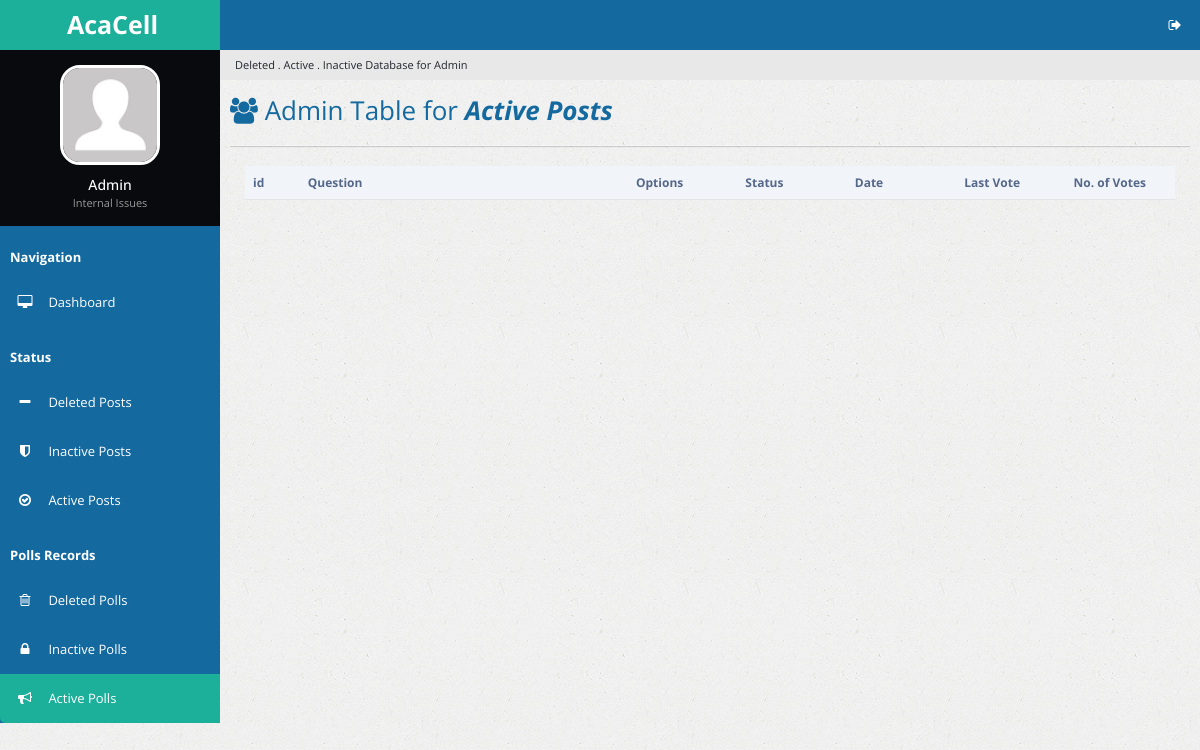
Page /actpolls.php (signed in) on the earlier database version.
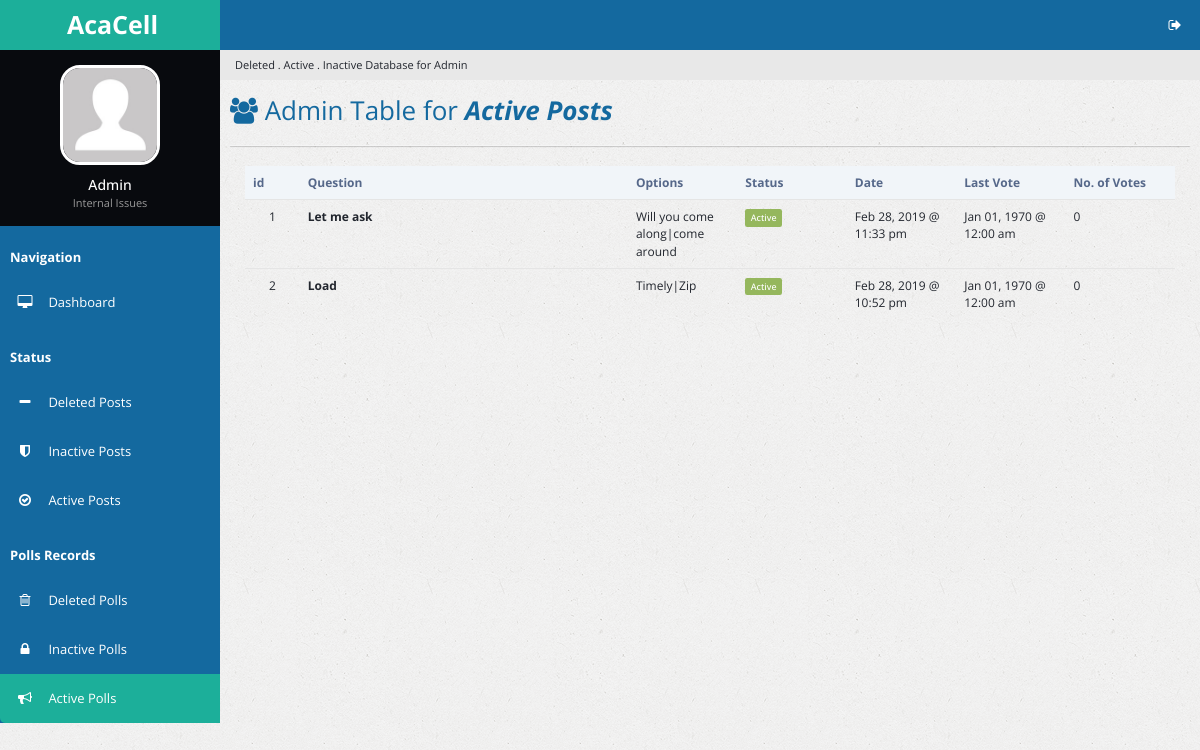
Same page on the later database version.
### tables this page shows
CREATE TABLE `poll` (
  `p_id` int(11) NOT NULL,
  `p_question` text NOT NULL,
  `p_date` double NOT NULL,
  `p_options` varchar(250) NOT NULL,
  `p_votes` varchar(250) NOT NULL DEFAULT '0',
  `p_number_options` tinyint(3) NOT NULL,
  `p_timeout` double DEFAULT NULL,
  `p_voters` int(11) DEFAULT '0',
  `p_last_vote_date` double DEFAULT '0',
  `u_id` int(11) NOT NULL DEFAULT '0',
  `u_fname` varchar(64) NOT NULL DEFAULT 'HR'
);

### actpolls.php (the view, shortened to what this page needs)
<?php
  include 'handlers/dbcon.php';
  $curr_time = time();
if (isset($_SESSION['loggedin']) && isset($_SESSION['adminpanel'])) {
  ?>
  <!DOCTYPE html>
  <html lang="en">
  <head>
          <link rel="stylesheet" type="text/css" id="theme" href="css/theme-default.css"/>
      </head>
      <body>
          <div class="page-container">
              <div class="page-sidebar">
                  <ul class="x-navigation">
                      <li class="xn-logo">
                          <a href="table-export.php"><b>AcaCell</b></a>
                      </li>
                      <li class="xn-profile">
                          <div class="profile">
                              <div class="profile-image">
                                  <img src="assets/images/users/avatar.jpg" alt="John Doe"/>
                              </div>
                              <div class="profile-data">
                                  <div class="profile-data-name">Admin</div>
                                  <div class="profile-data-title">Internal Issues</div>
                              </div>
                          </div>
                      </li>
                     <li class="xn-title"><b>Navigation</b></li>
                      <li>
                          <a href="admin.php"><span class="fa fa-desktop" style="color: white;"></span> <span class="xn-text" style="color: white;">Dashboard</span></a>
                      </li>
                      <li class="xn-title"><b>Status</b></li>
                      <li>
                          <a href="delposts.php"><span class="fa fa-minus" style="color: white;"></span> <span class="xn-text" style="color: white;">Deleted Posts</span></a>
                      </li>
                      <li>
                          <a href="inactposts.php"><span class="fa fa-shield" style="color: white;"></span> <span class="xn-text" style="color: white;">Inactive Posts</span></a>
                      </li>
                      <li>
                          <a href="actposts.php"><span class="fa fa-check-circle-o" style="color: white;"></span> <span class="xn-text" style="color: white;">Active Posts</span></a>
                      </li>
                      <li class="xn-title"><b>Polls Records</b></li>
                      <li>
                         <a href="delpolls.php"><span class="fa fa-trash-o" style="color: white;"></span> <span class="xn-text" style="color: white;">Deleted Polls</span></a>
                     </li>
                      <li>
                         <a href="inactpolls.php"><span class="fa fa-lock" style="color: white;"></span> <span class="xn-text" style="color: white;">Inactive Polls</span></a>
                     </li>
                     <li class="active">
                         <a href="actpolls.php"><span class="fa fa-bullhorn" style="color: white;"></span> <span class="xn-text" style="color: white;">Active Polls</span></a>
                     </li>
                    </ul>
              </div>
              <div class="page-content">
                  <ul class="x-navigation x-navigation-horizontal x-navigation-panel">
                      <li class="xn-icon-button pull-right">
                          <a href="#" class="mb-control" data-box="#mb-signout"><span class="fa fa-sign-out"></span></a>
                      </li>
                  </ul>
                      <ul class="breadcrumb">
                      <li class="active">Deleted . Active . Inactive Database for Admin</li>
                  </ul>
                  <div class="page-title">
                      <h2><span class="fa fa-users"></span> Admin Table for <i><b>Active Posts</b></i></h2>
                  </div>
                  <div class="page-content-wrap">
                      <div class="row">
                          <div class="col-md-12">
                              <div class="panel panel-default">
                                  </div>
                                  <div class="panel-body">
                                      <table id="customers2" class="table datatable">
                                          <thead>
                                              <tr>
                                                  <th width="50">id</th>
                                                  <th width="300">Question</th>
                                                  <th width="100">Options</th>
                                                  <th width="100">Status</th>
                                                  <th width="100">Date</th>
                                                  <th width="100">Last Vote</th>
                                                  <th width="100">No. of Votes</th>
                                              </tr>
                                          </thead>
                                          <tbody>
                                            <?php
                                              $sql_actpolldisplay = "SELECT * FROM poll WHERE p_timeout > $curr_time ORDER BY p_date DESC";
                                              $success_actpolldisplay = mysqli_query($link, $sql_actpolldisplay);
                                              if ($success_actpolldisplay->num_rows > 0) {
                                                $i = 1;
                                                while($rows = $success_actpolldisplay->fetch_assoc()){
                                            ?>
                                            <tr id="trow<?php echo $rows['p_id']; ?>">
                                              <td class="text-center"><?php echo $i; ?></td>
                                              <td><strong> <?php echo $rows['p_question']; ?> </strong></td>
                                              <td>
                                                <?php
                                                echo $rows['p_options']; ?>
                                              </td>
                                              <td><?php
                                                if ($curr_time < $rows['p_timeout']) {
                                                  echo "<span class='label label-success'>Active</span>";
                                                }
                                                elseif ($curr_time > $rows['p_timeout']){
                                                  echo "<span class='label label-danger'>Inactive</span>";
                                                } ?>
                                                </td>
                                                <td><?php echo date("M d, Y @ h:i a", $rows['p_date']); ?></td>
                                                <td><?php echo date("M d, Y @ h:i a", $rows['p_last_vote_date']); ?></td>
                                                <td><?php echo $rows['p_voters'] ?></td>
                                            </tr>
                                            <?php
                                                $i++;
                                                  }
                                                }
                                            ?>
                                              </tbody>
                                      </table>
                                  </div>
                              </div>
                          </div>
                      </div>
                  </div>
              </div>
      </body>
  </html>
<?php
}else {
  header('location:admin.php');
}
 ?>

Differences in the rows shown:
added poll: p_question "Let me ask", p_options "Will you come along|come around", p_timeout "Active", p_date "Feb 28, 2019 @ 11:33 pm", p_last_vote_date "Jan 01, 1970 @ 12:00 am", p_voters "0"
added poll: p_question "Load", p_options "Timely|Zip", p_timeout "Active", p_date "Feb 28, 2019 @ 10:52 pm", p_last_vote_date "Jan 01, 1970 @ 12:00 am", p_voters "0"
